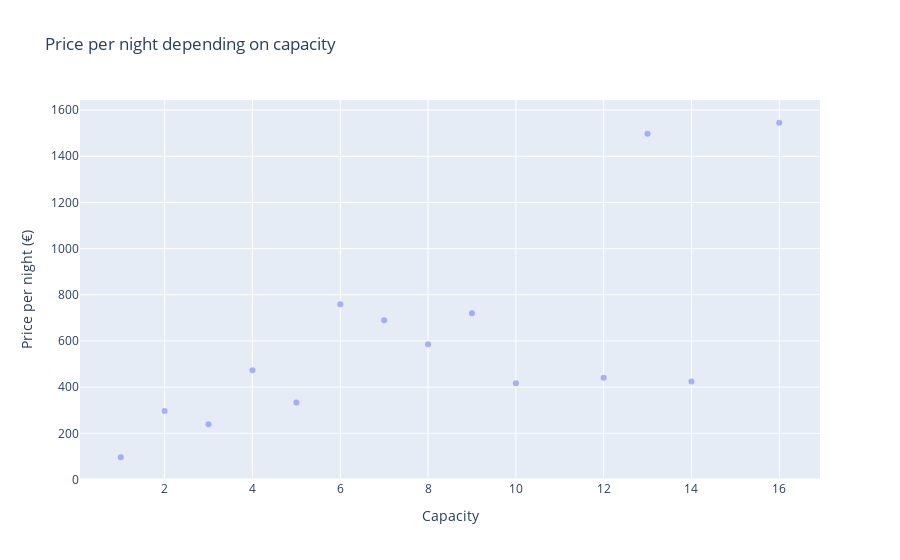

Write notebook code for a chart like this one.
### Code cell
fig = px.scatter(
    capacity_plot,
    x='accommodates',
    y='price',
    title='Price per night depending on capacity',
    labels={'accommodates': 'Capacity', 'price': 'Price per night (€)'},
    opacity=0.5
)
fig.show()

### Figure 1 — Plotly figure (JSON) as saved in the notebook; plotly's stock layout.template omitted (floating-point values rounded to 4 significant figures)
{"data": [{"hovertemplate": "Capacity=%{x}<br>Price per night (€)=%{y}<extra></extra>", "legendgroup": "", "marker": {"color": "#636efa", "opacity": 0.5, "symbol": "circle"}, "mode": "markers", "name": "", "orientation": "v", "showlegend": false, "type": "scatter", "x": [1, 2, 3, 4, 5, 6, 7, 8, 9, 10, 11, 12, 13, 14, 16], "xaxis": "x", "y": [96.24, 297.0, 239.5, 473.0, 333.6, 759.4, 689.7, 585.9, 720, 417.3, null, 440.9, 1498, 424.5, 1545.0], "yaxis": "y"}], "layout": {"legend": {"tracegroupgap": 0}, "title": {"text": "Price per night depending on capacity"}, "xaxis": {"anchor": "y", "domain": [0, 1], "title": {"text": "Capacity"}}, "yaxis": {"anchor": "x", "domain": [0, 1], "title": {"text": "Price per night (€)"}}}}
